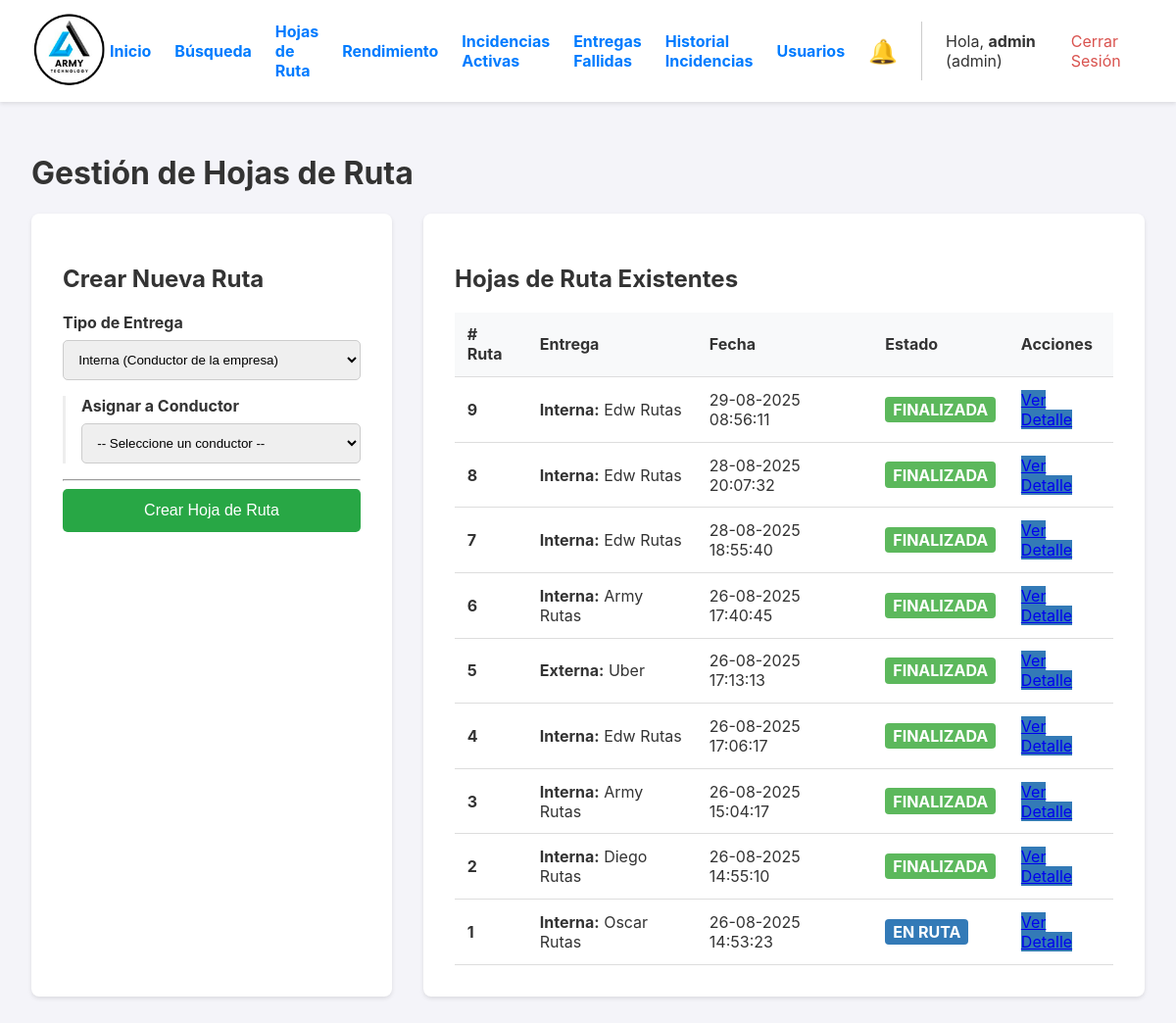
The app's page /rutas (signed in), older data.
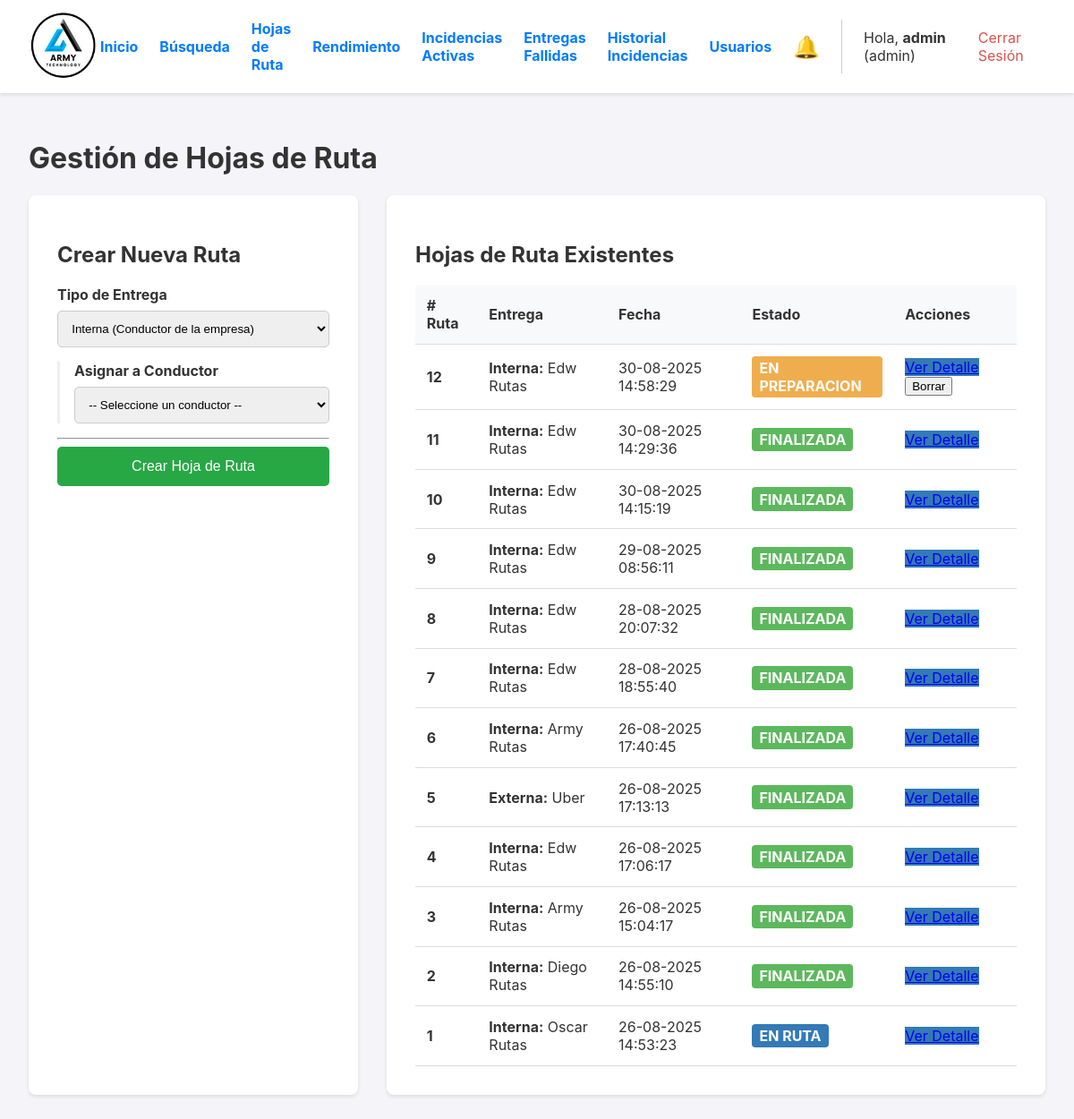
The same page, newer data.
### app.py (models this page shows, shortened)
class User(UserMixin, db.Model):
    id = db.Column(db.Integer, primary_key=True)
    username = db.Column(db.String(80), unique=True, nullable=False)
    password_hash = db.Column(db.String(256), nullable=False)
    role = db.Column(db.String(20), nullable=False, default='operario')

class HojaDeRuta(db.Model):
    __tablename__ = 'hoja_de_ruta'
    id = db.Column(db.Integer, primary_key=True)
    fecha_creacion = db.Column(db.DateTime, default=datetime.datetime.utcnow)
    estado = db.Column(db.String(20), nullable=False, default='EN_PREPARACION')
    gastos_asignados = db.Column(db.Float, nullable=False, default=0.0)
    ordenes = db.relationship('Orden', backref='hoja_de_ruta', lazy='dynamic')
    transacciones = db.relationship('Transaccion', backref='hoja_de_ruta', lazy='dynamic', cascade="all, delete-orphan")
    gastos_viaje = db.relationship('GastoViaje', backref='hoja_de_ruta', lazy='dynamic', cascade="all, delete-orphan")
    fecha_finalizacion = db.Column(db.DateTime, nullable=True)
    tipo_entrega = db.Column(db.String(20), nullable=False, default='INTERNA') # Valores: 'INTERNA', 'EXTERNA'
    conductor_id = db.Column(db.Integer, db.ForeignKey('user.id'), nullable=True) # Ahora es opcional
    conductor = db.relationship('User', backref='hojas_de_ruta')
    nombre_transportista = db.Column(db.String(100), nullable=True) # Ej: "Guatex", "Cargo Expreso"
    nombre_receptor = db.Column(db.String(100), nullable=True)     # Nombre de la persona que recibe
    id_receptor = db.Column(db.String(50), nullable=True)          # DPI, Cédula, etc.

### app.py (the view, shortened to what this page needs)
@app.route('/rutas', methods=['GET', 'POST'])
@login_required
@logistica_required
def gestionar_rutas():
    rutas_query = db.select(HojaDeRuta).options(joinedload(HojaDeRuta.conductor)).order_by(HojaDeRuta.fecha_creacion.desc())
    rutas = db.session.execute(rutas_query).scalars().all()
    conductores = db.session.execute(db.select(User).filter_by(role='conductor').order_by(User.username)).scalars().all()
    return render_template('gestionar_rutas.html', rutas=rutas, conductores=conductores)

### app.py (called while the page is built)
def logistica_required(f):
    @wraps(f)
    def decorated_function(*args, **kwargs):
        if not current_user.is_authenticated or current_user.role not in ['admin', 'operario']:
            flash('Se requiere rol de Administrador o de Operario para acceder a esta página.', 'error')
            return redirect(url_for('dashboard')) # O a donde prefieras
        return f(*args, **kwargs)
    return decorated_function

@login_manager.user_loader
def load_user(user_id):
    return db.session.get(User, int(user_id))

@app.template_filter('localtime')
def to_localtime_filter(utc_datetime):
    if not utc_datetime: return ""
    local_tz = pytz.timezone('America/Costa_Rica')
    local_dt = utc_datetime.replace(tzinfo=pytz.utc).astimezone(local_tz)
    return local_dt.strftime('%d-%m-%Y %H:%M:%S')

### templates/gestionar_rutas.html (shortened to what this page needs)
{% extends "layout.html" %}
{% block content %}
<h1>Gestión de Hojas de Ruta</h1>
<div class="admin-container">
    <div class="form-container">
        <h2>Crear Nueva Ruta</h2>
        <form method="POST">
            <div class="form-group">
                <label for="tipo_entrega">Tipo de Entrega</label>
                <select id="tipo_entrega" name="tipo_entrega" required>
                    <option value="INTERNA" selected>Interna (Conductor de la empresa)</option>
                </select>
            </div>
            <div id="campos-interna">
                <div class="form-group">
                    <label for="conductor_id">Asignar a Conductor</label>
                    <select id="conductor_id" name="conductor_id">
                        <option value="">-- Seleccione un conductor --</option>
                    </select>
                </div>
            </div>
            <hr>
            <button type="submit" class="submit-btn">Crear Hoja de Ruta</button>
        </form>
    </div>
    <div class="list-container">
        <h2>Hojas de Ruta Existentes</h2>
        <table>
            <thead>
                <tr>
                    <th># Ruta</th>
                    <th>Entrega</th>
                    <th>Fecha</th>
                    <th>Estado</th>
                    <th>Acciones</th>
                </tr>
            </thead>
            <tbody>
                {% for ruta in rutas %}
                <tr>
                    <td><strong>{{ ruta.id }}</strong></td>
                    <td>
                        {% if ruta.tipo_entrega == 'INTERNA' %}
                           <strong>Interna:</strong> {{ ruta.conductor.username if ruta.conductor else 'N/A' }}
                        {% else %}
                           <strong>Externa:</strong> {{ ruta.nombre_transportista }}
                        {% endif %}
                    </td>
                    <td>{{ ruta.fecha_creacion | localtime }}</td>
                    <td>
                        <span class="estado estado-{{ ruta.estado }}">{{ ruta.estado.replace('_', ' ') }}</span>
                    </td>
                    <td>
                        <a href="{{ url_for('detalle_ruta', ruta_id=ruta.id) }}" class="action-link" style="background-color: #337ab7;">Ver Detalle</a>
                        {% if ruta.estado == 'EN_PREPARACION' %}
                        <form action="{{ url_for('borrar_ruta', ruta_id=ruta.id) }}" method="POST" style="display: inline;" onsubmit="return confirm('¿Está seguro de que desea eliminar esta hoja de ruta? Esta acción no se puede deshacer.');">
                            <button type="submit" class="remove-btn">Borrar</button>
                        </form>
                        {% endif %}
                    </td>
                </tr>
                {% else %}
                <tr>
                    <td colspan="5" style="text-align: center; padding: 2rem;">No se han creado hojas de ruta todavía.</td>
                </tr>
                {% endfor %}
            </tbody>
        </table>
    </div>
</div>
{% endblock %}

### templates/layout.html (shortened to what this page needs)
<!DOCTYPE html>
<html lang="es">
<head>
</head>
<body>
    <header>
        <div class="logo">
            <a href="{{ url_for('dashboard') }}">
                <img src="{{ url_for('static', filename='img/logo.png') }}" alt="Logo de la Empresa">
            </a>
        </div>
        <nav class="nav">
             {% if current_user.is_authenticated %}
                {% if current_user.role == 'admin' %}
                    <div class="nav-admin-links">
                        <a href="{{ url_for('dashboard') }}">Inicio</a>
                        <a href="{{ url_for('reportes_y_busqueda') }}">Búsqueda</a>
                        <a href="{{ url_for('gestionar_rutas') }}">Hojas de Ruta</a>
                        <a href="{{ url_for('reporte_operarios') }}">Rendimiento</a>
                        <a href="{{ url_for('gestionar_incidencias') }}">Incidencias Activas</a>
                        <a href="{{ url_for('gestionar_entregas_fallidas') }}">Entregas Fallidas</a>
                        <a href="{{ url_for('historial_incidencias') }}">Historial Incidencias</a>
                        <a href="{{ url_for('gestionar_usuarios') }}">Usuarios</a>
                        <a href="{{ url_for('gestionar_incidencias') }}" id="nav-incidencias-link" style="position: relative; text-decoration:none;" title="Ver incidencias pendientes">
                            <span style="font-size: 1.5rem;">🔔</span>
                        </a>
                    </div>
                {% endif %}
                <div class="user-info">
                    <span>Hola, <strong>{{ current_user.username }}</strong> ({{ current_user.role }})</span>
                    <a href="{{ url_for('logout') }}" style="color: #d9534f;">Cerrar Sesión</a>
                </div>
             {% endif %}
        </nav>
    </header>
    <main>
        {% block content %}{% endblock %}
    </main>
</body>
</html>

### templates/layout.html (style rules this page uses)
body { font-family: -apple-system, BlinkMacSystemFont, "Segoe UI", Roboto, "Helvetica Neue", Arial, sans-serif; margin: 0; background-color: #f4f4f9; color: #333; }
header { background-color: #fff; padding: 10px 2em; display: flex; justify-content: space-between; align-items: center; box-shadow: 0 2px 4px rgba(0,0,0,0.1); position: sticky; top: 0; z-index: 100; }
.logo img { height: 80px; }
.nav { display: flex; align-items: center; gap: 1em; }
.nav-admin-links { display: flex; align-items: center; gap: 1.5em; font-weight: bold; border-right: 1px solid #ccc; padding-right: 1.5em; margin-right: 0.5em; }
.nav-admin-links a, .user-info a { text-decoration: none; color: #007bff; }
.user-info { display: flex; align-items: center; gap: 1em; }
main { padding: 2em; }
* { box-sizing: border-box; }
main { padding: 1em; }
@media (min-width: 768px) { main { padding: 2em; } }

### templates/gestionar_rutas.html (style rules this page uses)
.admin-container { display: grid; grid-template-columns: 1fr; gap: 2rem; }
@media (min-width: 992px) { .admin-container { grid-template-columns: 1fr 2fr; } }
.form-container, .list-container { background: white; padding: 2em; border-radius: 8px; box-shadow: 0 2px 4px rgba(0,0,0,0.1); }
.form-group { margin-bottom: 1rem; }
label { display: block; margin-bottom: 0.5rem; font-weight: bold; }
input[type="text"], input[type="number"], select { width: 100%; padding: 0.7rem; border-radius: 5px; border: 1px solid #ccc; box-sizing: border-box; }
.submit-btn { width: 100%; padding: 0.8rem; background-color: #28a745; color: white; border: none; border-radius: 5px; cursor: pointer; font-size: 1rem; }
table { width: 100%; border-collapse: collapse; }
th, td { padding: 0.8rem; border-bottom: 1px solid #ddd; text-align: left; vertical-align: middle; }
th { background-color: #f8f9fa; }
.estado { font-weight: bold; padding: 0.2em 0.5em; border-radius: 4px; color: white; display: inline-block; text-transform: capitalize; }
.estado-EN_PREPARACION { background-color: #f0ad4e; }
.estado-EN_RUTA { background-color: #337ab7; }
.estado-FINALIZADA { background-color: #5cb85c; }
#campos-externa, #campos-interna { border-left: 3px solid #eee; padding-left: 1rem; margin-top: 1rem; }

Row changes from the older to the newer data that the page shows:
added HojaDeRuta: id "12", conductor "Edw Rutas", fecha_creacion "30-08-2025 14:58:29", estado.replace "EN PREPARACION"
added HojaDeRuta: id "11", conductor "Edw Rutas", fecha_creacion "30-08-2025 14:29:36", estado.replace "FINALIZADA"
added HojaDeRuta: id "10", conductor "Edw Rutas", fecha_creacion "30-08-2025 14:15:19", estado.replace "FINALIZADA"
